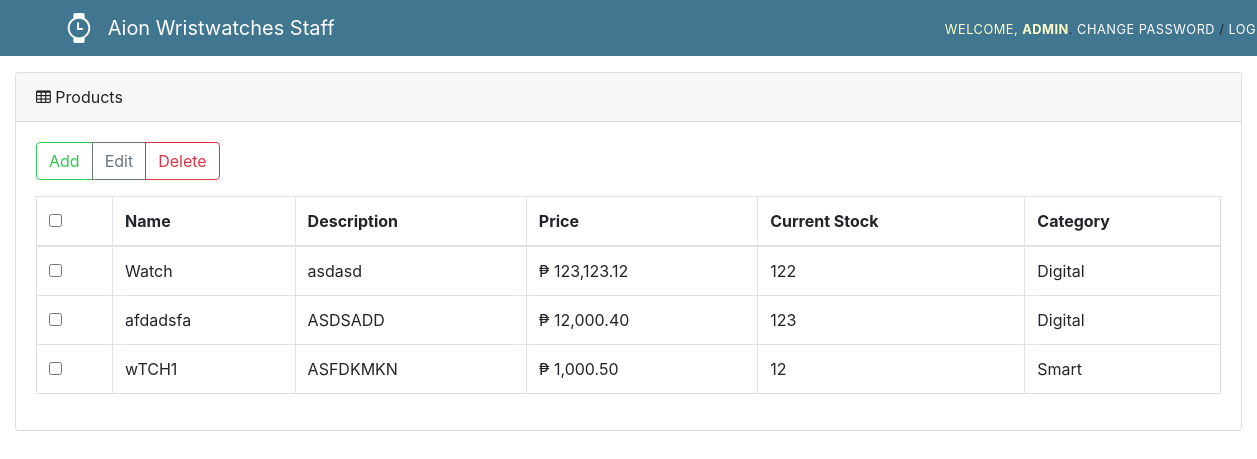
/prodman/ (signed in), run on the app's committed database.
### ecommerce/models.py (models this page shows, shortened)
class Product(models.Model):
    prodname = models.CharField(max_length=100)
    description = models.CharField(max_length=300)
    price = models.DecimalField(default=0.00, max_digits=20, decimal_places=2, validators=[MinValueValidator(0)])
    initialstock = models.PositiveIntegerField(default=0)
    quantity = models.PositiveIntegerField(default=0)
    CHOICES = (
        ('Analog', 'Analog'),
        ('Digital', 'Digital'),
        ('Smart', 'Smart'),
    )
    category = models.CharField(max_length=7, choices=CHOICES)
    image = models.ImageField(upload_to='ecommerce/static/product_images/', blank=True)
    is_active = models.BooleanField(default=True)
    class Meta:
        verbose_name_plural = "Products"

### ecommerce/views.py (the view)
# urls.py: url(r'^prodman/$', views.prodman, name='prodman'),
def prodman(request):
    product_list = Product.objects.all()
    context = {
        'product_list': product_list,
    }
    return render(request, 'ecommerce/prodman.html', context)

### ecommerce/templates/ecommerce/prodman.html (shortened to what this page needs)
{% extends 'ecommerce/extends/header3.html' %}
{% load static %}
{% load humanize %}
{% block body %}
    <div class="container-fluid">
    <div class="card mt-3">
      <div class="card-header">
        <i class="fa fa-table"></i> Products
      </div>
      <div class="card-body">
        <div class="btn-group" role="group">
          <button type="button" class="btn btn-outline-success" id="btnAdd">Add</button>
          <button type="button" class="btn btn-outline-secondary" id="btnEdit">Edit</button>
          <button type="button" class="btn btn-outline-danger" id="btnDelete">Delete</button>
        </div>
        <table class="table table-bordered mt-3">
          <thead>
            <tr>
              <th scope="col"><input type="checkbox"></th>
              <th scope="col">Name</th>
              <th scope="col">Description</th>
              <th scope="col">Price</th>
              <th scope="col">Current Stock</th>
              <th scope="col">Category</th>
            </tr>
          </thead>
          <tbody>
            {% for product in product_list %}
              <tr>
                <td><input type="checkbox" data-type="check_product" data-id="{{ product.id }}"></td>
                <td data-id="{{ product.id }}" data-type="name">{{ product.prodname }}</td>
                <td data-id="{{ product.id }}" data-type="description">{{ product.description }}</td>
                <td data-id="{{ product.id }}" data-type="price">&#x20B1 {{ product.price|intcomma }}</td>
                <td data-id="{{ product.id }}" data-type="quantity">{{ product.quantity }}</td>
                <td data-id="{{ product.id }}" data-type="category">{{ product.category }}</td>
              </tr>
            {% endfor %}
          </tbody>
        </table>
      </div>
    </div>
    </div>
{% endblock %}

### ecommerce/templates/ecommerce/extends/header3.html (shortened to what this page needs)
{% load static %}
<!DOCTYPE html>
<html lang="en">
	<head>
    	<link rel="stylesheet" type="text/css" href="{% static 'css/bootstrap.min.css' %}">
        <link rel="stylesheet" type="text/css" href="{% static 'css/header3.css' %}">
        <link rel="stylesheet" type="text/css" href="{% static 'fonts/css/font-awesome.min.css' %}">
	</head>
	<body>
        {% if user.is_authenticated and user.usertypes != 'Customer' %}
		<nav id="navbar" class="navbar navbar-expand-lg navbar-dark" >
            {% if user.usertypes == 'Administrator'%}
  			<a id="id_title" class="navbar-brand ml-5" href="/adminman/">
  				<img src="{{ STATIC_URL }} /static/brand/watch.svg" width="30" height="30" class="d-inline-block align-top mr-2" alt="">
  				Aion Wristwatches Staff
  			</a>
			{% elif user.usertypes == 'ProductManager'%}
			<a id="id_title1" class="navbar-brand ml-5" href="/prodman/">
  				<img src="{{ STATIC_URL }} /static/brand/watch.svg" width="30" height="30" class="d-inline-block align-top mr-2" alt="">
  				Aion Wristwatches Staff
  			</a>
			{% else %}
			<a id="id_title2" class="navbar-brand ml-5" href="/acctman/">
  				<img src="{{ STATIC_URL }} /static/brand/watch.svg" width="30" height="30" class="d-inline-block align-top mr-2" alt="">
  				Aion Wristwatches Staff
  			</a>
			{% endif %}
             <div id="user-tools" class="col-9">
                 <small>
                     <bold id="id_navitems">Welcome,</bold>
                    <strong id="id_navitems" class="text-uppercase">{{user.username}}</strong>.
                    <a id="id_navitem" href="{% url 'ecommerce:changepass' %}">Change password</a> /
                    <a id="id_navitem" href="{% url 'ecommerce:loginmanager' %}">Log out</a>
                </small>
            </div>
		</nav>
      {%endif%}
    	{% block body %}
    	{% endblock %}
	</body>
</html>

### ecommerce/static/css/header3.css (style rules this page uses)
#navbar { background-color: #417690; }
button { cursor: pointer; }
#user-tools { float: right; padding: 0; margin: 0 0 0 20px; letter-spacing: 0.5px; text-transform: uppercase; text-align: right; }
#id_navitems { color: #ffc; }
#id_navitem { color: white; }

### data on the page
Product: prodname "Watch", description "asdasd", price "123,123.12", quantity "122", category "Digital"
Product: prodname "afdadsfa", description "ASDSADD", price "12,000.40", quantity "123", category "Digital"
Product: prodname "wTCH1", description "ASFDKMKN", price "1,000.50", quantity "12", category "Smart"

### other printed values
{{ user.username }} "ADMIN"
